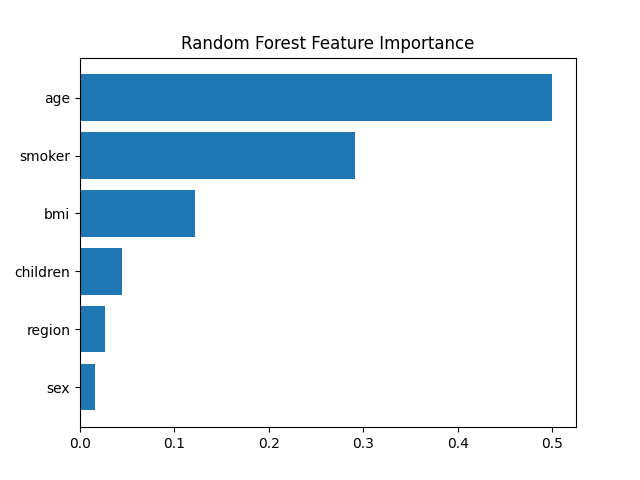

Recreate this plot in Python.
import matplotlib.pyplot as plt 
import pandas as pd 

def plot_feature_importance(model,feature_names):

    importance = model.feature_importances_

    df = pd.DataFrame({
        'feature':feature_names,
        'importance':importance
    }).sort_values(by='importance')

    df.to_csv("data/feature_importance.csv")

    plt.figure()
    plt.barh(df['feature'],df['importance'])
    plt.title("Random Forest Feature Importance")
    plt.savefig("visualizations/feature_importance.png")
